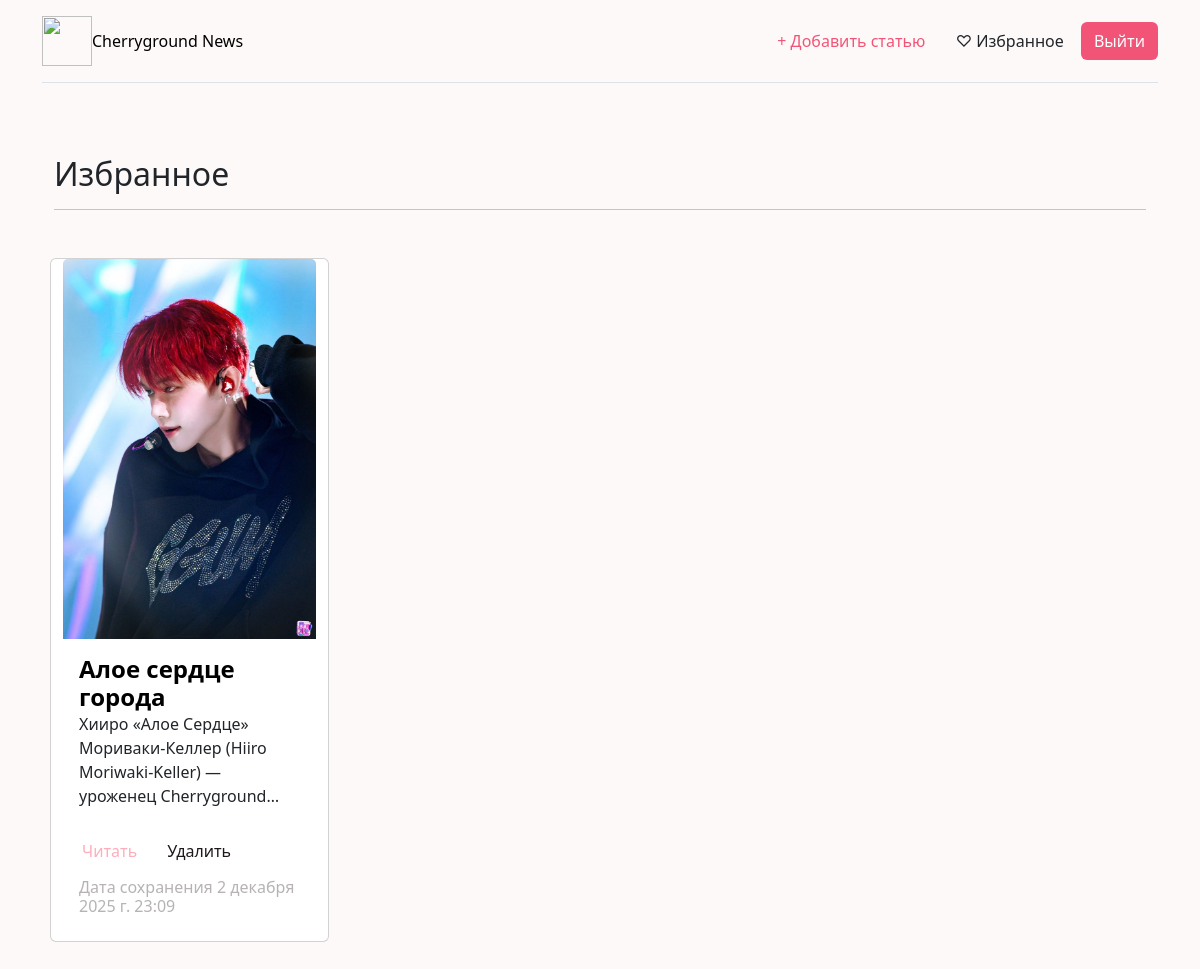
Page /saved (signed in) on the committed database.
### index/models.py (models this page shows, shortened)
class SavedArticle(models.Model):
    user_id = models.IntegerField()
    article = models.ForeignKey(News, on_delete=models.CASCADE)
    saved_date = models.DateTimeField(auto_now_add=True)
    class Meta:
        verbose_name = "Избранное"
        verbose_name_plural = "Избранное"

class News(models.Model):
    title = models.CharField(max_length=128, verbose_name="Заголовок")
    text = models.TextField(verbose_name="Текст")
    photo = models.ImageField(upload_to="media", verbose_name="Фото", blank=True, null=True)
    category = models.ForeignKey(NewsCategory, on_delete=models.CASCADE, verbose_name="Категория")
    added_date = models.DateTimeField(auto_now_add=True)
    class Meta:
        verbose_name = "заголовок"
        verbose_name_plural = "заголовки"

### index/views.py (the view)
# urls.py: path('saved', views.saved_page),
def saved_page(request):
    user_saved_articles = models.SavedArticle.objects.filter(user_id=request.user.id)
    context = {
        'saved': user_saved_articles
    }
    return render(request, 'saved.html', context)

### index/templates/saved.html (shortened to what this page needs)
<!DOCTYPE html>
{% load static %}
<html lang="en">
<head>
    <link rel="stylesheet" href="https://cdn.jsdelivr.net/npm/bootstrap@5.3.8/dist/css/bootstrap.min.css">
    <link rel="stylesheet" href="{% static 'css/saved.css'%} ">
</head>
<body>
<div class="container">
    <header class="d-flex flex-wrap align-items-center justify-content-center justify-content-md-between py-3 mb-4 border-bottom">
        <div>
            <a href="/" class="d-flex align-items-center mb-2 mb-lg-0 link-body-emphasis text-decoration-none">
                <img src="https://media.istockphoto.com/id/1142625085/vector/cute-flower-icon-in-flat-design-cherry-blossoms.jpg?s=612x612&w=0&k=20&c=TIN_uIMRGwVpi4VttwWViF0rhmHTvJG7PF1UcPHu6jI="
                     width="50" height="50" alt=""><span>Cherryground News</span>
            </a>
        </div>
        {% if user.is_authenticated %}
        <div class="col text-end">
            <a href="/create" class="btn" role="button" style="color:  #f25477">+ Добавить статью</a>
            <a href="/saved" class="btn" role="button">&#x2661; Избранное</a>
            <a href="/logout" class="btn" role="button" style="background-color: #f25477; color: white">Выйти</a>
        </div>
        {% else %}
        <div class="col-md-3 text-end">
            <a href="/register" class="btn" role="button" style="color:  #f25477">Регистрация</a>
            <a href="{% url 'login' %}" class="btn" role="button"
               style="background-color: #f25477; color: white">Войти</a>
        </div>
        {% endif %}
    </header>
</div>
<div class="container px-4 py-5" id="icon-grid">
    {% if saved|length > 0%}
    <h2>Избранное</h2>
    <hr>
    <div class="row row-cols-1 row-cols-sm-2 row-cols-md-3 row-cols-lg-4 g-4 py-5">
        {% for item in saved %}
        <div class="col d-flex m-2 card">
            <a href="/news/{{ item.article.id }}"><img src="{{ item.article.photo.url}}" alt="{{item.article.title}}"
                                                       class="card-img-top"></a>
            <div class="col card-body">
                <h4 class="fw-bold mb-0 fs-4 text-body-emphasis">{{item.article.title}}</h4>
                <p>{{item.article.text}}</p>
                <div class="row cols-2">
                    <a href="/news/{{ item.article.id }}" class="nav-link active read" role="button">Читать</a>
                    <a href="/delete-from-saved/{{ item.article.id }}" class="nav-link active delete" role="button">Удалить</a>
                </div>
                <h6 style="color: rgba(152,146,147,0.7)" >Дата сохранения {{item.saved_date}}</h6>
            </div>
        </div>
        {%endfor%}
    </div>
    {% else %}
    <div class="container">
        <h2>Избранное</h2>
        <hr>
        <h6 style="color: rgba(152,146,147,0.6)">Вы ещё не сохранили ни одну статью...</h6>
    </div>
    {% endif %}
</div>
</body>
</html>

### index/static/css/saved.css (style rules this page uses)
body { background-color: rgb(253, 249, 249); }
p { overflow: hidden; text-overflow: ellipsis; display: -webkit-box; -webkit-line-clamp: 4; -webkit-box-orient: vertical; }
.read { color: #feadbb; padding: 5px; margin: 10px; width: fit-content; border-radius: 15%; }
.delete { color: #1e1819; padding: 5px; margin: 10px; width: fit-content; border-radius: 15%; }

### rows in the picture
SavedArticle: article.photo (picture), article "Алое сердце города", article.text "Хииро «Алое Сердце» Мориваки-Келлер (Hiiro Moriwaki-Keller) — уроженец…", saved_date "2 декабря 2025 г. 23:09"
